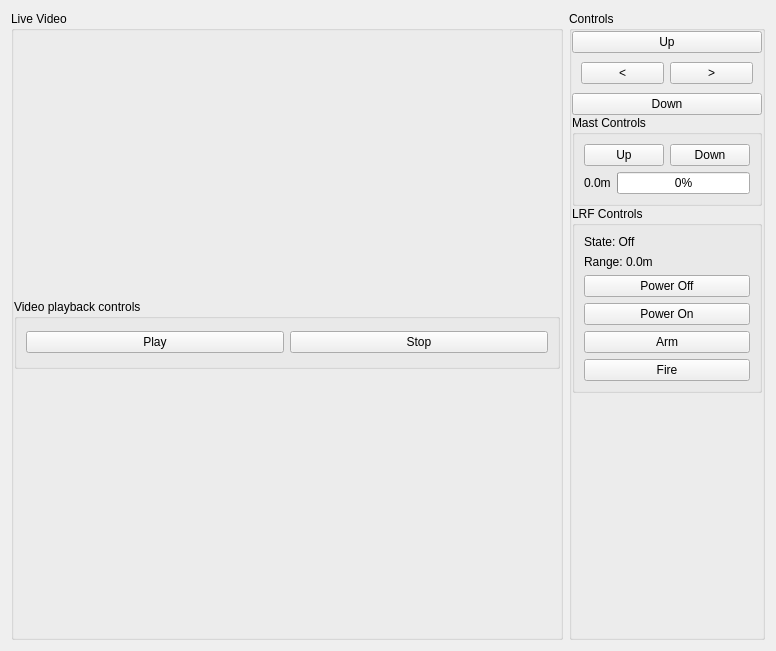
<?xml version="1.0" encoding="UTF-8"?>
<ui version="4.0">
 <class>Form</class>
 <widget class="QWidget" name="Form">
  <property name="geometry">
   <rect>
    <x>0</x>
    <y>0</y>
    <width>776</width>
    <height>651</height>
   </rect>
  </property>
  <property name="windowTitle">
   <string>Form</string>
  </property>
  <layout class="QHBoxLayout" name="horizontalLayout">
   <item>
    <widget class="QGroupBox" name="group_video">
     <property name="sizePolicy">
      <sizepolicy hsizetype="Preferred" vsizetype="Preferred">
       <horstretch>1</horstretch>
       <verstretch>0</verstretch>
      </sizepolicy>
     </property>
     <property name="title">
      <string>Live Video</string>
     </property>
     <layout class="QVBoxLayout" name="verticalLayout">
      <property name="spacing">
       <number>0</number>
      </property>
      <property name="leftMargin">
       <number>0</number>
      </property>
      <property name="topMargin">
       <number>0</number>
      </property>
      <property name="rightMargin">
       <number>0</number>
      </property>
      <property name="bottomMargin">
       <number>0</number>
      </property>
      <item>
       <layout class="QVBoxLayout" name="group_video_vertical_layout">
        <property name="spacing">
         <number>6</number>
        </property>
        <item>
         <widget class="QGroupBox" name="groupBox_3">
          <property name="sizePolicy">
           <sizepolicy hsizetype="Preferred" vsizetype="Minimum">
            <horstretch>0</horstretch>
            <verstretch>0</verstretch>
           </sizepolicy>
          </property>
          <property name="maximumSize">
           <size>
            <width>16777215</width>
            <height>70</height>
           </size>
          </property>
          <property name="title">
           <string>Video playback controls</string>
          </property>
          <layout class="QHBoxLayout" name="horizontalLayout_2">
           <item>
            <widget class="QPushButton" name="btn_play">
             <property name="text">
              <string>Play</string>
             </property>
            </widget>
           </item>
           <item>
            <widget class="QPushButton" name="btn_stop">
             <property name="text">
              <string>Stop</string>
             </property>
            </widget>
           </item>
          </layout>
         </widget>
        </item>
       </layout>
      </item>
     </layout>
    </widget>
   </item>
   <item>
    <widget class="QGroupBox" name="group_box_controls">
     <property name="title">
      <string>Controls</string>
     </property>
     <layout class="QVBoxLayout" name="verticalLayout_2">
      <property name="spacing">
       <number>0</number>
      </property>
      <property name="leftMargin">
       <number>0</number>
      </property>
      <property name="topMargin">
       <number>0</number>
      </property>
      <property name="rightMargin">
       <number>0</number>
      </property>
      <property name="bottomMargin">
       <number>0</number>
      </property>
      <item>
       <layout class="QVBoxLayout" name="verticalLayout_3">
        <item>
         <widget class="QPushButton" name="btnUp">
          <property name="text">
           <string>Up</string>
          </property>
         </widget>
        </item>
        <item>
         <widget class="QWidget" name="widget" native="true">
          <property name="sizePolicy">
           <sizepolicy hsizetype="Minimum" vsizetype="Minimum">
            <horstretch>0</horstretch>
            <verstretch>0</verstretch>
           </sizepolicy>
          </property>
          <layout class="QHBoxLayout" name="horizontalLayout_3">
           <item>
            <widget class="QPushButton" name="btnLeft">
             <property name="text">
              <string>&lt;</string>
             </property>
            </widget>
           </item>
           <item>
            <widget class="QPushButton" name="btnRight">
             <property name="text">
              <string>&gt;</string>
             </property>
            </widget>
           </item>
          </layout>
         </widget>
        </item>
        <item>
         <widget class="QPushButton" name="btnDown">
          <property name="text">
           <string>Down</string>
          </property>
         </widget>
        </item>
       </layout>
      </item>
      <item>
       <widget class="QGroupBox" name="groupBox">
        <property name="title">
         <string>Mast Controls</string>
        </property>
        <layout class="QVBoxLayout" name="verticalLayout_4">
         <item>
          <layout class="QHBoxLayout" name="horizontalLayout_4">
           <item>
            <widget class="QPushButton" name="btnMastUp">
             <property name="text">
              <string>Up</string>
             </property>
            </widget>
           </item>
           <item>
            <widget class="QPushButton" name="btnMastDown">
             <property name="text">
              <string>Down</string>
             </property>
            </widget>
           </item>
          </layout>
         </item>
         <item>
          <layout class="QHBoxLayout" name="horizontalLayout_5">
           <item>
            <widget class="QLabel" name="lbl_mast_height">
             <property name="text">
              <string>0.0m</string>
             </property>
            </widget>
           </item>
           <item>
            <widget class="QProgressBar" name="progressMastHeight">
             <property name="minimum">
              <number>1</number>
             </property>
             <property name="maximum">
              <number>10</number>
             </property>
             <property name="value">
              <number>1</number>
             </property>
             <property name="orientation">
              <enum>Qt::Horizontal</enum>
             </property>
            </widget>
           </item>
          </layout>
         </item>
        </layout>
       </widget>
      </item>
      <item>
       <widget class="QGroupBox" name="groupBox_2">
        <property name="title">
         <string>LRF Controls</string>
        </property>
        <layout class="QVBoxLayout" name="verticalLayout_5">
         <item>
          <widget class="QLabel" name="lbl_lrf_status">
           <property name="text">
            <string>State: Off</string>
           </property>
          </widget>
         </item>
         <item>
          <widget class="QLabel" name="lbl_lrf_range">
           <property name="text">
            <string>Range: 0.0m</string>
           </property>
          </widget>
         </item>
         <item>
          <widget class="QPushButton" name="cmd_lrf_off">
           <property name="text">
            <string>Power Off</string>
           </property>
          </widget>
         </item>
         <item>
          <widget class="QPushButton" name="cmd_lrf_on">
           <property name="text">
            <string>Power On</string>
           </property>
          </widget>
         </item>
         <item>
          <widget class="QPushButton" name="cmd_lrf_arm">
           <property name="text">
            <string>Arm</string>
           </property>
          </widget>
         </item>
         <item>
          <widget class="QPushButton" name="cmd_lrf_fire">
           <property name="text">
            <string>Fire</string>
           </property>
          </widget>
         </item>
        </layout>
       </widget>
      </item>
      <item>
       <spacer name="verticalSpacer">
        <property name="orientation">
         <enum>Qt::Vertical</enum>
        </property>
        <property name="sizeHint" stdset="0">
         <size>
          <width>20</width>
          <height>40</height>
         </size>
        </property>
       </spacer>
      </item>
     </layout>
    </widget>
   </item>
  </layout>
 </widget>
 <resources/>
 <connections/>
</ui>
